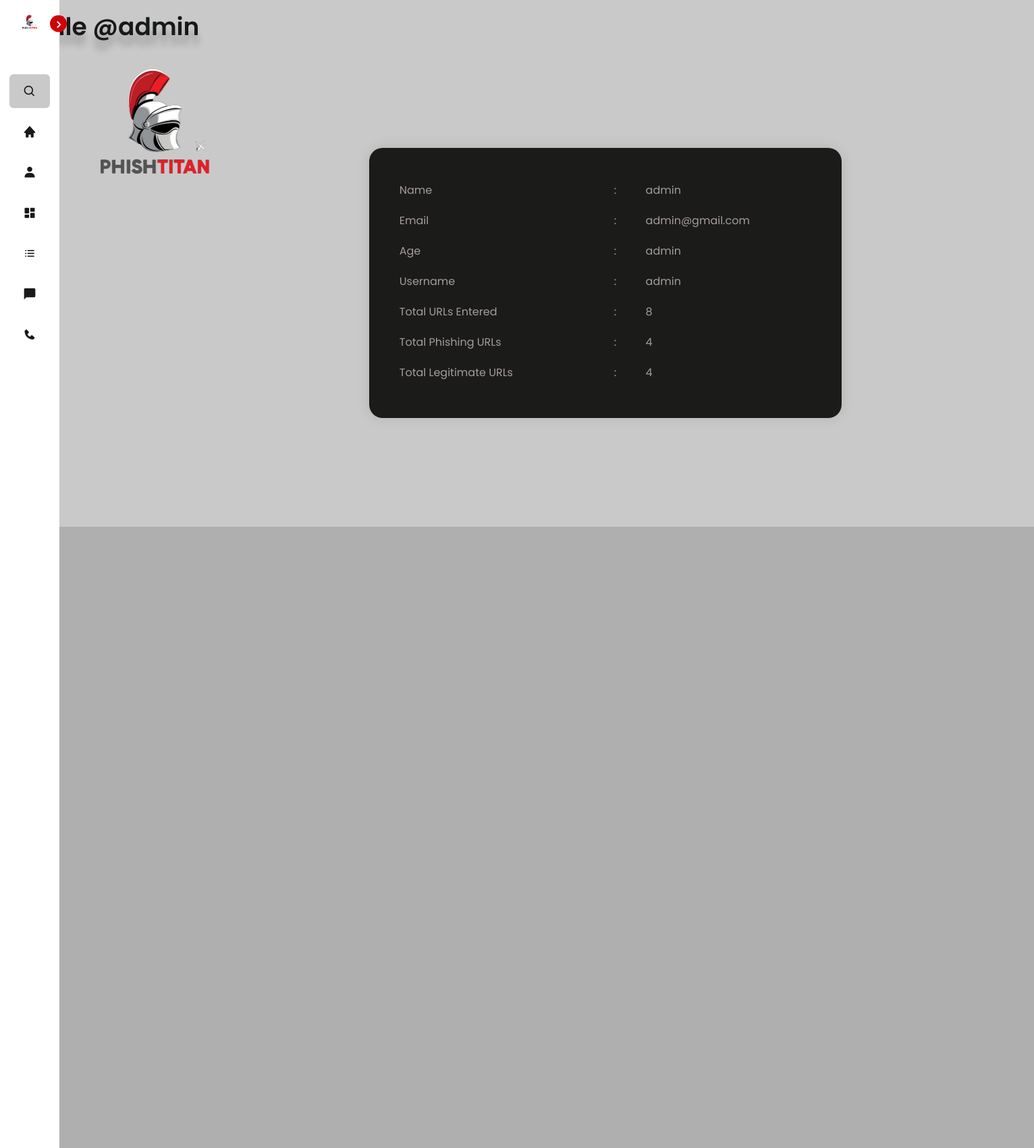
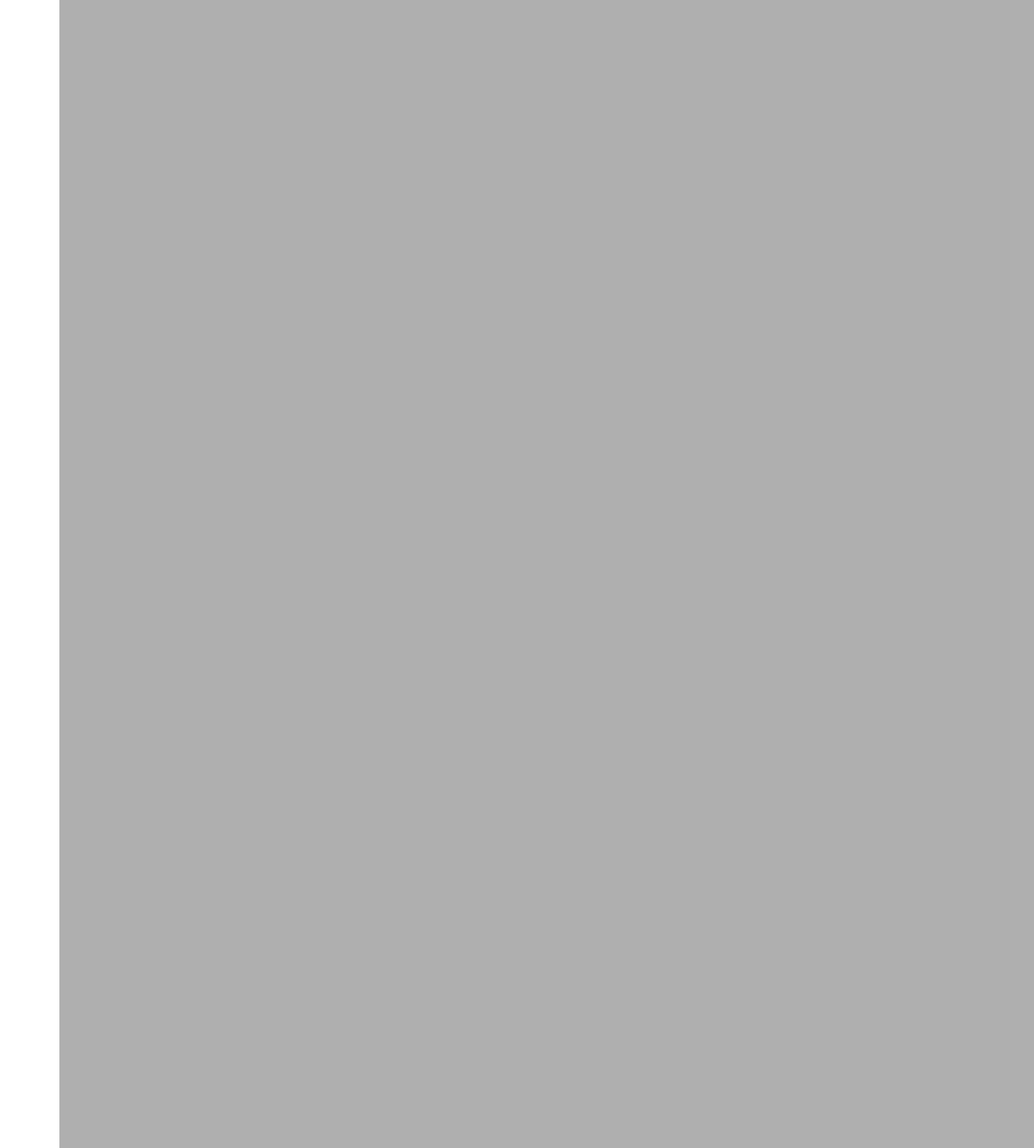
Screenshot of /profile (signed in, upper part) with the database file from the repository (2 pictures, top to bottom).
### tables this page shows
CREATE TABLE users 
                (
                    id INTEGER PRIMARY KEY AUTOINCREMENT,
                    username TEXT UNIQUE NOT NULL,
                    email TEXT UNIQUE NOT NULL,
                    password TEXT NOT NULL,
                    name TEXT NOT NULL,
                    age INTEGER NOT NULL
                );

### app.py (the view)
@app.route("/profile")
def profile():
    rows = get_user_profile()
    phishing_count_each, legit_count_each = get_url_counts_each_user()
    phishing_total_count = get_url_total_counts_each_user()
    return render_template("profile.html", x = phishing_total_count, y = phishing_count_each, z = legit_count_each, rows = rows)

### app.py (called while the page is built)
def get_user_profile():
    conn = sqlite3.connect(DATABASE)
    c = conn.cursor()
    username = session.get('username')
    c.execute("SELECT name, age, email, username FROM users where username=?", (username,))
    rows = c.fetchall()
    conn.close()
    return rows

def get_url_counts_each_user():
    conn = sqlite3.connect(DATABASE)
    cursor = conn.cursor()
    username = session.get('username')
    cursor.execute("SELECT COUNT(*) FROM Activity WHERE urlType = 'phishing' and username=?", (username,))
    phishing_count = cursor.fetchone()[0]
    cursor.execute("SELECT COUNT(*) FROM Activity WHERE urlType = 'legit' and username=?", (username,))
    legit_count = cursor.fetchone()[0]
    conn.close()
    return phishing_count, legit_count

def get_url_total_counts_each_user():
    conn = sqlite3.connect(DATABASE)
    cursor = conn.cursor()
    username = session.get('username')
    cursor.execute("SELECT COUNT(*) FROM Activity where username=?", (username,))
    phishing_total_count = cursor.fetchone()[0]
    conn.close()
    return phishing_total_count

### templates/profile.html (shortened to what this page needs)
<!DOCTYPE html>
<html lang="en">
<head>
    <link href="static/css/profile.css" rel="stylesheet">
    <link href='https://unpkg.com/boxicons@2.1.4/css/boxicons.min.css' rel='stylesheet'>
     <link rel="stylesheet" href="https://cdnjs.cloudflare.com/ajax/libs/font-awesome/5.12.1/css/all.min.css">
</head>
</head>
<body>
    <nav class="sidebar close">
        <header>
            <div class="image-text">
                <span class="image">
                    <img src="{{ url_for('static', filename='img/smallphishtitanlogo.png') }}" alt="logo">
                </span>
            </div>
            <i class='bx bx-chevron-right toggle'></i>
        </header>
        <div class="menu-bar">
            <div class="menu">
                <li class="search-box">
                    <i class='bx bx-search icon'></i>
                </li>
                <ul class="menu-links">
                    <li class="nav-link">
                        <a href="/index">
                            <i class='bx bxs-home icon'></i>
                        </a>
                    </li>
                    <li class="nav-link">
                        <a href="/profile">
                            <i class='bx bxs-user icon' ></i>
                        </a>
                    </li>
                    <li class="nav-link">
                        <a href="/dashboard">
                            <i class='bx bxs-dashboard icon'></i>
                        </a>
                    </li>
                    <li class="nav-link">
                        <a href="/publishfeedback">
                            <i class='bx bx-list-ul icon'></i>
                        </a>
                    </li>
                    <li class="nav-link">
                        <a href="/feedback">
                            <i class='bx bxs-comment icon'></i>
                        </a>
                    </li>
                    <li class="nav-link">
                        <a href="/contact">
                            <i class='bx bxs-phone icon' ></i>
                        </a>
                    </li>
                </ul>
            </div>
        </div>
    </nav>
<section class="profile">
    <div class="text" style="margin-left: -700px; margin-top: -50px; position: absolute;">User Profile @{{rows[0][3]}}</div>
    <div class="mainlogo">
        <img src="{{ url_for('static', filename='img/smallphishtitanlogo.png') }}" alt="logo">
    </div>
    <div class="main">
        <div class="card" style="margin-top: 120px;">
            <table>
                <tbody>
                    <tr>
                        <td>Name</td>
                        <td>:</td>
                        <td>{{rows[0][0]}}</td>
                    </tr>
                    <tr>
                        <td>Email</td>
                        <td>:</td>
                        <td>{{rows[0][2]}}</td>
                    </tr>
                    <tr>
                        <td>Age</td>
                        <td>:</td>
                        <td>{{rows[0][1]}}</td>
                    </tr>
                    <tr>
                        <td>Username</td>
                        <td>:</td>
                        <td>{{rows[0][3]}}</td>
                    </tr>
                    <tr>
                        <td>Total URLs Entered</td>
                        <td>:</td>
                        <td>{{x}}</td>
                    </tr>
                    <tr>
                        <td>Total Phishing URLs</td>
                        <td>:</td>
                        <td>{{y}}</td>
                    </tr>
                    <tr>
                        <td>Total Legitimate URLs</td>
                        <td>:</td>
                        <td>{{z}}</td>
                    </tr>
                </tbody>
            </table>
        </div>
    </div>
</section>
</body>
</html>

### static/css/profile.css (style rules this page uses)
* { font-family: 'Poppins', sans-serif; margin: 0; padding: 0; box-sizing: border-box; }
:root { --body-color: #afafaf; --sidebar-color: #FFF; --primary-color: #cf0404; --primary-color-light: #cac9c9; --toggle-color: #DDD; --text-color: #18191a; --tran-02: all 0.2s ease; --tran-03: all 0.3s ease; --tran-04: all 0.4s ease; --tran-05: all 0.5s ease; }
body { min-height: 100vh; background-color: var(--body-color); transition: var(--tran-05); }
.sidebar { position: fixed; top: 0; left: 0; height: 100%; width: 250px; padding: 10px 14px; background: var(--sidebar-color); transition: var(--tran-05); z-index: 100; }
.sidebar.close { width: 88px; }
.sidebar li { height: 50px; list-style: none; display: flex; align-items: center; margin-top: 10px; }
.sidebar header .image, .sidebar .icon { min-width: 60px; border-radius: 6px; }
.sidebar .icon { min-width: 60px; border-radius: 6px; height: 100%; display: flex; align-items: center; justify-content: center; font-size: 20px; }
.sidebar .text, .sidebar .icon { color: var(--text-color); transition: var(--tran-03); }
.sidebar header { position: relative; }
.sidebar header .image-text { display: flex; align-items: center; }
.sidebar header .image { display: flex; align-items: center; justify-content: center; }
.sidebar header .image img { width: 40px; border-radius: 6px; }
.sidebar header .toggle { position: absolute; top: 50%; right: -25px; transform: translateY(-50%) rotate(180deg); height: 25px; width: 25px; background-color: var(--primary-color); color: var(--sidebar-color); border-radius: 50%; display: flex; align-items: center; justify-content: center; font-size: 22px; cursor: pointer; transition: var(--tran-05); }
.sidebar.close .toggle { transform: translateY(-50%) rotate(0deg); }
.sidebar .menu { margin-top: 40px; }
.sidebar li.search-box { border-radius: 6px; background-color: var(--primary-color-light); cursor: pointer; transition: var(--tran-05); }
.sidebar li a { list-style: none; height: 100%; background-color: transparent; display: flex; align-items: center; height: 100%; width: 100%; border-radius: 6px; text-decoration: none; transition: var(--tran-03); }
.sidebar .menu-bar { height: calc(100% - 55px); display: flex; flex-direction: column; justify-content: space-between; overflow-y: scroll; }
:root { --settings1-color: #fff; --settings2-color: #3A3B3C; }
.profile { position: absolute; height: 100vh; left: 250px; width: calc(100% - 250px); background: var(--body-color); transition: var(--tran-05); }
.profile .text { font-size: 30px; font-weight: 500; color: var(--text-color); padding: 12px 60px; text-shadow: 0 15px 10px rgba(0, 0, 0, 0.2); }
.sidebar.close ~ .profile { left: 88px; width: calc(100% - 88px); }
.main { height: 500vh; margin-top: 2%; margin-left: 29%; font-size: 28px; padding: 0 10px; width: 58%; }
.main .card { background-color: #fff; border-radius: 18px; box-shadow: 1px 1px 8px 0 grey; height: 40vh; margin-bottom: 20px; padding: 20px 0 20px 50px; }
.main .card table { border: none; font-size: 16px; height: 270px; width: 80%; }

### templates/profile.html (style rules this page uses)
.profile { padding-top: 50px; background-color: var(--primary-color-light); height: calc(100vh - 20px); }
.profile .text { font-size: 36px; font-weight: 600; color: var(--text-color); margin-bottom: 20px; text-align: center; width: 100%; }
.main { justify-content: center; align-items: center; flex-wrap: wrap; width: 100%; padding: 20px; }
.main .card { background-color: #1b1b1a; border-radius: 20px; box-shadow: 0 0 20px rgba(0, 0, 0, 0.1); margin: 20px; padding: 20px; width: 700px; height: 400px; }
.main .card table { width: 100%; margin-top: 20px; }
.main .card table tr td { padding: 10px 0; color:rgb(164, 157, 157); padding-left: 25px; }
.card table { border-collapse: collapse; }
.card table tr td { border: none; padding: 10px 0; color: var(--text-color); }
.mainlogo { position: fixed; top: 80px; left: 80px; }
.mainlogo img { width: 300px; height: auto; }

### rows the page displays
users: username "admin", name "admin", email "admin@gmail.com", age "admin"

### other values shown
{{ x }} "8"
{{ y }} "4"
{{ z }} "4"
